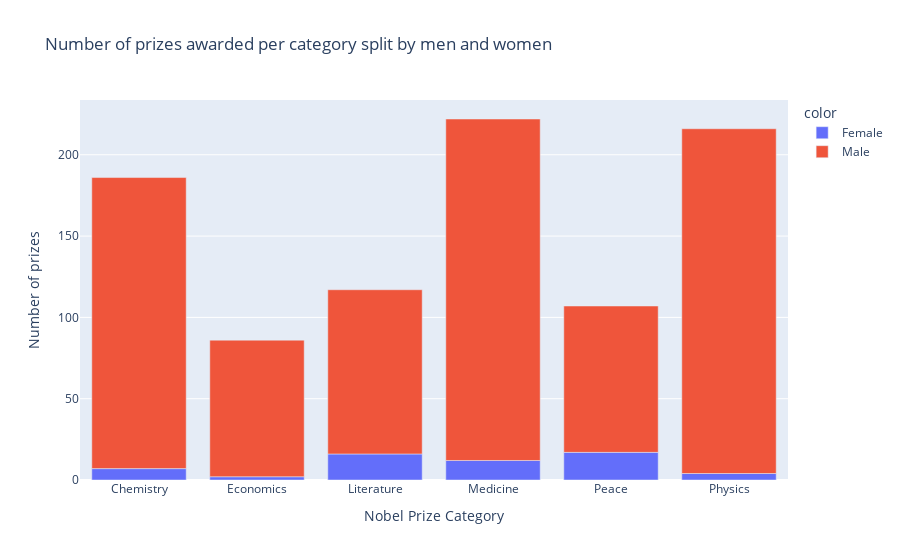

Notebook code for this chart:
### Code cell
fig = px.bar(title="Number of prizes awarded per category split by men and women",
             x=gender_category.category,
             y=gender_category.prize,
             color=gender_category.sex,
            )

fig.update_layout(xaxis_title="Nobel Prize Category",
                  yaxis_title="Number of prizes")

fig.show()

### Figure 1 — Plotly figure (JSON) as saved in the notebook; plotly's stock layout.template omitted (floating-point values rounded to 4 significant figures)
{"data": [{"alignmentgroup": "True", "hovertemplate": "color=Female<br>x=%{x}<br>y=%{y}<extra></extra>", "legendgroup": "Female", "marker": {"color": "#636efa", "pattern": {"shape": ""}}, "name": "Female", "offsetgroup": "Female", "orientation": "v", "showlegend": true, "textposition": "auto", "type": "bar", "x": ["Chemistry", "Economics", "Literature", "Medicine", "Peace", "Physics"], "xaxis": "x", "y": [7, 2, 16, 12, 17, 4], "yaxis": "y"}, {"alignmentgroup": "True", "hovertemplate": "color=Male<br>x=%{x}<br>y=%{y}<extra></extra>", "legendgroup": "Male", "marker": {"color": "#EF553B", "pattern": {"shape": ""}}, "name": "Male", "offsetgroup": "Male", "orientation": "v", "showlegend": true, "textposition": "auto", "type": "bar", "x": ["Chemistry", "Economics", "Literature", "Medicine", "Peace", "Physics"], "xaxis": "x", "y": [179, 84, 101, 210, 90, 212], "yaxis": "y"}], "layout": {"barmode": "relative", "legend": {"title": {"text": "color"}, "tracegroupgap": 0}, "title": {"text": "Number of prizes awarded per category split by men and women"}, "xaxis": {"anchor": "y", "domain": [0, 1], "title": {"text": "Nobel Prize Category"}}, "yaxis": {"anchor": "x", "domain": [0, 1], "title": {"text": "Number of prizes"}}}}
